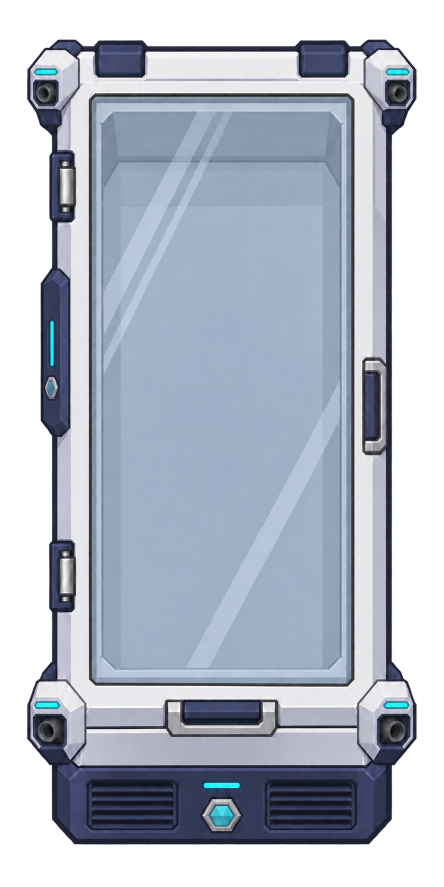
#> input picture ArtSource/UpgradeStudies/Pepper-vertical-long-hinge.corrected.png, 887 x 1774 px (shown at 1/2 size)
$ python Prepare-CabinetUpgrades.py
#> lines starting #> are read from the running program, lines starting #| are printed output that depends on the picture
# SPDX-License-Identifier: MPL-2.0
"""Export long-hinged cabinet families. / 导出长边铰接冷柜家族。"""

import argparse
import math
from pathlib import Path

from PIL import Image, ImageDraw, ImageOps


ROOT = Path(__file__).resolve().parents[1]
ART = ROOT / "ArtSource" / "UpgradeStudies"
RUNTIME = ROOT / "Mod" / "Textures" / "FAF"
CANVAS = (512, 512)
NS_SOURCE_WINDOW = (195, 210, 494, 1137)
EW_SOURCE_WINDOW = (223, 257, 1172, 328)
NS_WINDOW = (207.5, 127.9, 97, 205)
EW_WINDOW = (153.5, 181.9, 205, 97)
STAGES = {
    "Base": {
        "vertical": ART / "Base-vertical-long-hinge.corrected.png",
        "east": ART.parent / "FlyingCabinetHorizontal.generated.png",
        "west_window": (223, 243, 1172, 328),
    },
    "Pepper": {
        "vertical": ART / "Pepper-vertical-long-hinge.corrected.png",
        "east": ART / "Pepper-horizontal.generated.png",
        "west_window": EW_SOURCE_WINDOW,
    },
    "Salt": {
        "vertical": ART / "Salt-vertical-long-hinge.corrected.png",
        "east": ART / "Salt-horizontal.generated.png",
        "west_window": EW_SOURCE_WINDOW,
    },
}


def read_source(path: Path) -> Image.Image:
    with Image.open(path) as source:
        image = source.convert("RGBA")
    # EN: Match the established silhouette cleanup; new PNG canvases carry no source metadata.
    # ZH: 沿用既有轮廓清理；新 PNG 画布不携带源元数据。
    image.putalpha(image.getchannel("A").point(lambda value: 255 if value >= 128 else 0))
    return image


def mapped(image: Image.Image, scale_x: float, scale_y: float, offset_x: float, offset_y: float) -> Image.Image:
    return image.transform(
        CANVAS,
        Image.Transform.AFFINE,
        (1 / scale_x, 0, -offset_x / scale_x, 0, 1 / scale_y, -offset_y / scale_y),
        Image.Resampling.BICUBIC,
    )


def project_vertical(image: Image.Image) -> Image.Image:
    # EN: One complete-master mapping preserves the full front wall, without nine-slice compression.
    # ZH: 一次完整母图映射保留全部前壁，不做九宫挤压。
    x, y, width, height = NS_SOURCE_WINDOW
    left, top, view_width, view_height = NS_WINDOW
    sx, sy = view_width / width, view_height / height
    return mapped(image, sx, sy, left - x * sx, top - y * sy)


def project_horizontal(image: Image.Image, preserve_upgrade_hardware: bool, source_window: tuple = EW_SOURCE_WINDOW) -> Image.Image:
    x, y, width, height = source_window
    left, top, view_width, view_height = EW_WINDOW
    sx = view_width / width
    if preserve_upgrade_hardware:
        # EN: Keep rear engine/nozzle height; the base's fixed fourteen-pixel lip would squash added pods.
        # ZH: 保留后部发动机/喷口高度；基柜固定十四像素后沿会压扁新增舱体。
        rear_scale = sx
    else:
        rear_scale = 14 / (y - image.getchannel("A").getbbox()[1])
    result = Image.new("RGBA", CANVAS, (0, 0, 0, 0))
    bands = [
        (0, math.ceil(top), rear_scale, top - y * rear_scale),
        (math.ceil(top), math.ceil(top + view_height), view_height / height, top - y * view_height / height),
        (math.ceil(top + view_height), 512, sx, top + view_height - (y + height) * sx),
    ]
    # EN: Only the roof needs a separate projection; the complete front face scales uniformly with width.
    # ZH: 仅顶面单独校正投影；完整前壁与宽度等比缩放。
    for first_row, last_row, sy, offset_y in bands:
        layer = mapped(image, sx, sy, left - x * sx, offset_y)
        result.paste(layer.crop((0, first_row, 512, last_row)), (0, first_row))
    return result


def opposite_vertical_facing(image: Image.Image) -> Image.Image:
    # EN: N/S exchange left/right long hinge sides while the front wall stays screen-bottom.
    # ZH: 南北互换左右长边门轴，前壁仍保持屏幕下方。
    registered = Image.new("RGBA", CANVAS, (0, 0, 0, 0))
    registered.alpha_composite(ImageOps.mirror(image), (1, 0))
    return registered


def frame_from(interior: Image.Image, window: tuple) -> Image.Image:
    frame = interior.copy()
    x, y, width, height = window
    # EN: Clear the full registered opening so native contents are never covered by an opaque glass pane.
    # ZH: 清空完整登记窗口，避免不透明玻璃覆盖原生内容物。
    ImageDraw.Draw(frame).rectangle(
        (math.ceil(x), math.ceil(y), math.ceil(x + width) - 1, math.ceil(y + height) - 1),
        fill=(0, 0, 0, 0),
    )
    return frame


def save_png(image: Image.Image, path: Path) -> None:
    path.parent.mkdir(parents=True, exist_ok=True)
    image.info.clear()
    image.save(path, optimize=True)
    print(f"{path.relative_to(ROOT).as_posix()}: {image.width}x{image.height} RGBA, {path.stat().st_size} bytes")


def export_stage(stage: str, horizontal_only: bool = False) -> None:
    spec = STAGES[stage]
    vertical = project_vertical(read_source(spec["vertical"]))
    east = project_horizontal(read_source(spec["east"]), stage != "Base")
    # EN: West is independently generated; flipping the full H image would put its front wall on top.
    # ZH: 西向独立生成；翻转整张横图会把前壁移到上方。
    west = project_horizontal(
        read_source(ART / f"{stage}-horizontal-long-hinge-west.corrected.png"),
        stage != "Base", spec["west_window"],
    )
    directions = ("east", "west") if horizontal_only else ("north", "east", "south", "west")
    for direction in directions:
        if direction in ("north", "south"):
            interior = opposite_vertical_facing(vertical) if direction == "south" else vertical.copy()
            window = NS_WINDOW
        else:
            interior = (west if direction == "west" else east).copy()
            window = EW_WINDOW
        frame = frame_from(interior, window)
        frame_stem = "FlyingCabinet" if stage == "Base" else f"FlyingCabinet{stage}Frame"
        interior_stem = "FlyingCabinetInterior" if stage == "Base" else f"FlyingCabinet{stage}Interior"
        save_png(frame, RUNTIME / "Buildings" / f"{frame_stem}_{direction}.png")
        save_png(interior, RUNTIME / "Buildings" / f"{interior_stem}_{direction}.png")
    # EN: Crop only transparent drawing-pad margins for the stage-specific UI image.
    # ZH: 阶段 UI 图只裁去绘制留白，不裁去柜体。
    if not horizontal_only:
        ui_name = "FlyingCabinet" if stage == "Base" else f"FlyingCabinet{stage}"
        save_png(vertical.crop(vertical.getchannel("A").getbbox()), RUNTIME / "UI" / f"{ui_name}.png")


def main() -> None:
    parser = argparse.ArgumentParser(description=__doc__)
    parser.add_argument("--stages", nargs="+", choices=("Pepper", "Salt"), default=["Pepper", "Salt"])
    parser.add_argument("--include-base", action="store_true", help="Also publish all current base directions/UI / 同时发布基柜全部方向及UI")
    parser.add_argument("--base-door-fix", action="store_true", help="Legacy scope: base E/W only, now using long-hinge sources / 旧范围：仅基柜东西图，现使用长边门轴源")
    args = parser.parse_args()
    for stage in args.stages:
        export_stage(stage)
#> in read_source, source is the input picture: PIL image 887x1774 RGBA; mean R, G, B, A 103.8, 112, 125.1, 180.1
#> in project_vertical, `x, y, width, height = NS_SOURCE_WINDOW`: x = 195; y = 210; width = 494; height = 1137
#> in project_vertical, `sx, sy = view_width / width, view_height / height`: sx = 0.196; sy = 0.18
#> in mapped, `return image.transform( CANVAS, Image.Transform.AFFINE, (1 / scale_x, ..`:
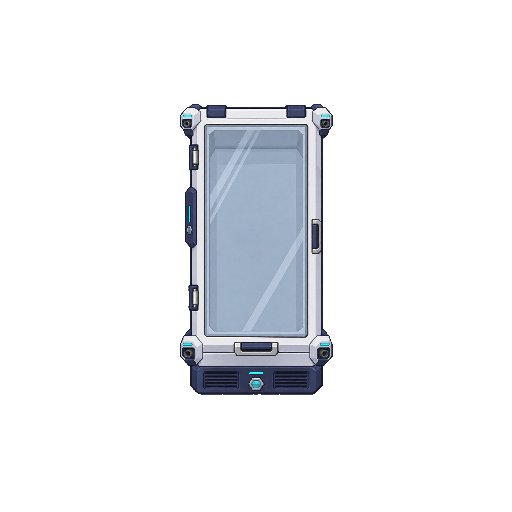
#> returned value: PIL image 512x512 RGBA; mean R, G, B, A 21.9, 23.6, 26.4, 38.6; transparent parts drawn white
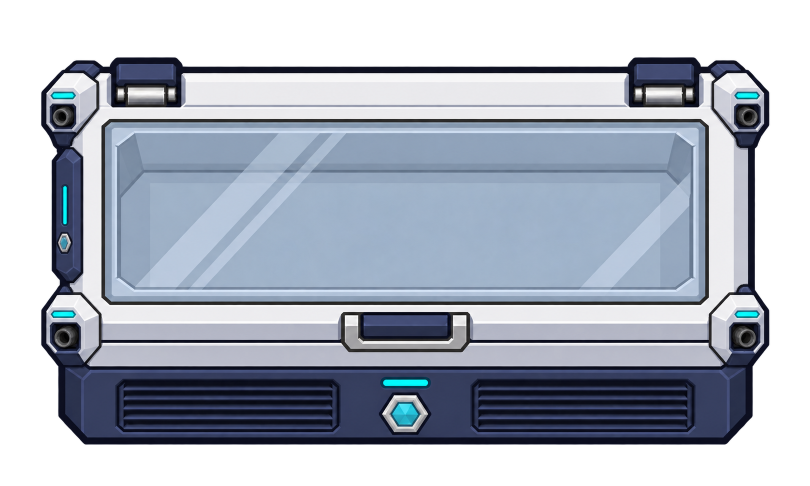
#> input picture ArtSource/UpgradeStudies/Pepper-horizontal.generated.png, 1620 x 971 px (shown at 1/2 size)
#> in read_source, source is the input picture: PIL image 1620x971 RGBA; mean R, G, B, A 91.4, 98.3, 110.6, 172.7
#> in project_horizontal, `x, y, width, height = source_window`: x = 223; y = 257; width = 1172; height = 328
#> in project_horizontal, `sx = view_width / width`: sx = 0.175
#> in project_horizontal, `result = Image.new("RGBA", CANVAS, (0, 0, 0, 0))`: result: PIL image 512x512 RGBA; every value is 0
#> in project_horizontal, `bands = [ (0, math.ceil(top), rear_scale, top - y * rear_scale), (math..`: bands = [(0, 182, 0.175, 136.9), (182, 279, 0.296, 105.9), (279, 512, 0.175, 176.6)]
#> the loop in project_horizontal, `for first_row, last_row, sy, offset_y in bands:` made 3 passes
#> pass 1, in project_horizontal, `layer = mapped(image, sx, sy, left - x * sx, offset_y)`:
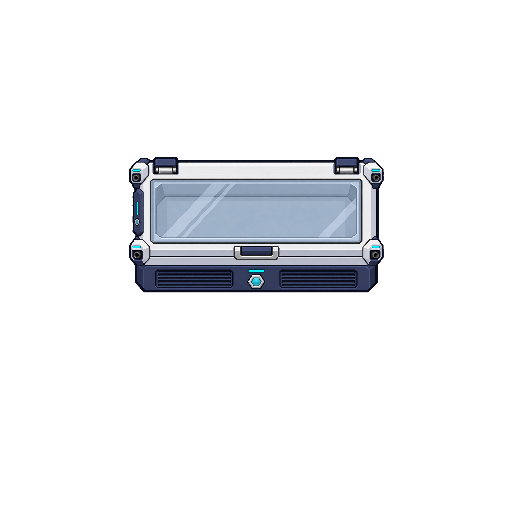
#> layer: PIL image 512x512 RGBA; mean R, G, B, A 16.6, 17.9, 20.2, 31.9; transparent parts drawn white
#> pass 2, in project_horizontal, `layer = mapped(image, sx, sy, left - x * sx, offset_y)`:
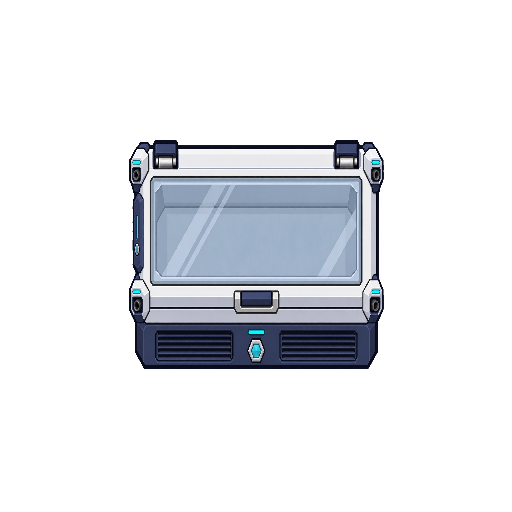
#> layer: PIL image 512x512 RGBA; mean R, G, B, A 28.2, 30.4, 34.2, 54; transparent parts drawn white
#> pass 3, in project_horizontal, `layer = mapped(image, sx, sy, left - x * sx, offset_y)`:
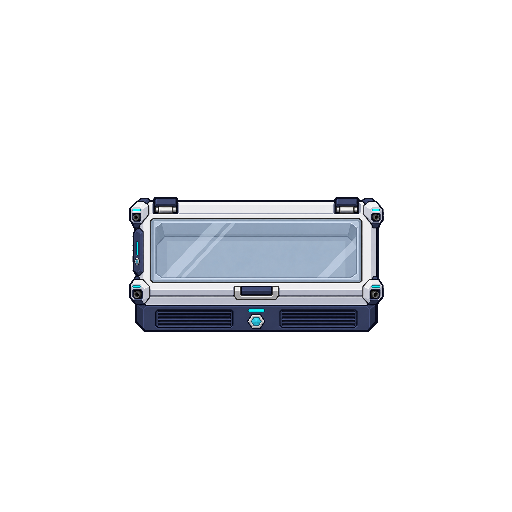
#> layer: PIL image 512x512 RGBA; mean R, G, B, A 16.8, 18.1, 20.3, 31.9; transparent parts drawn white
#> after the loop in project_horizontal, `for first_row, last_row, sy, offset_y in bands:`:
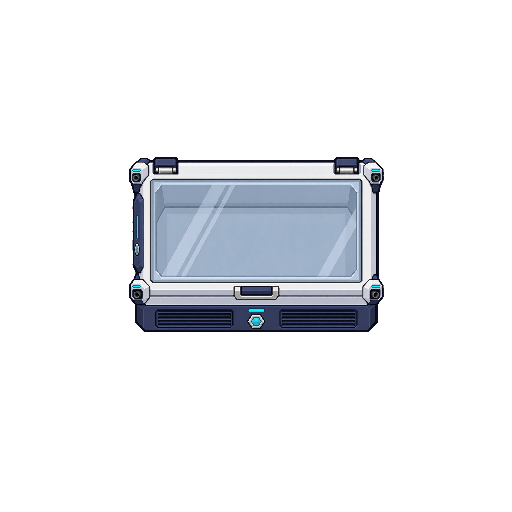
#> result: PIL image 512x512 RGBA; mean R, G, B, A 22.5, 24.4, 27.4, 41.4; transparent parts drawn white
    if args.include_base:
        export_stage("Base")
    elif args.base_door_fix:
        export_stage("Base", horizontal_only=True)


if __name__ == "__main__":
#> (the run stopped early here; a loop or call above may not have finished)
